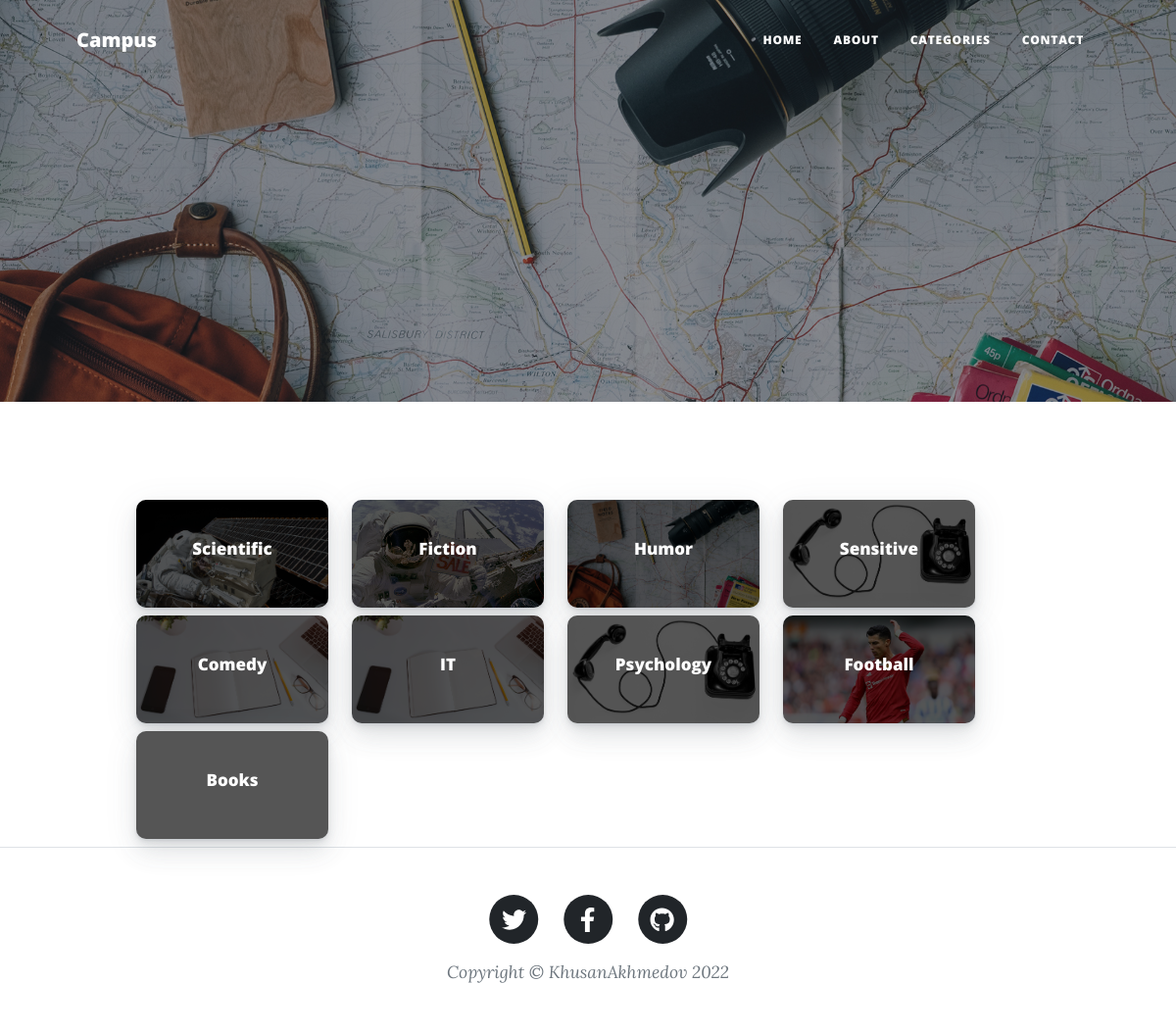
The page /categories/ on the database as committed earlier.
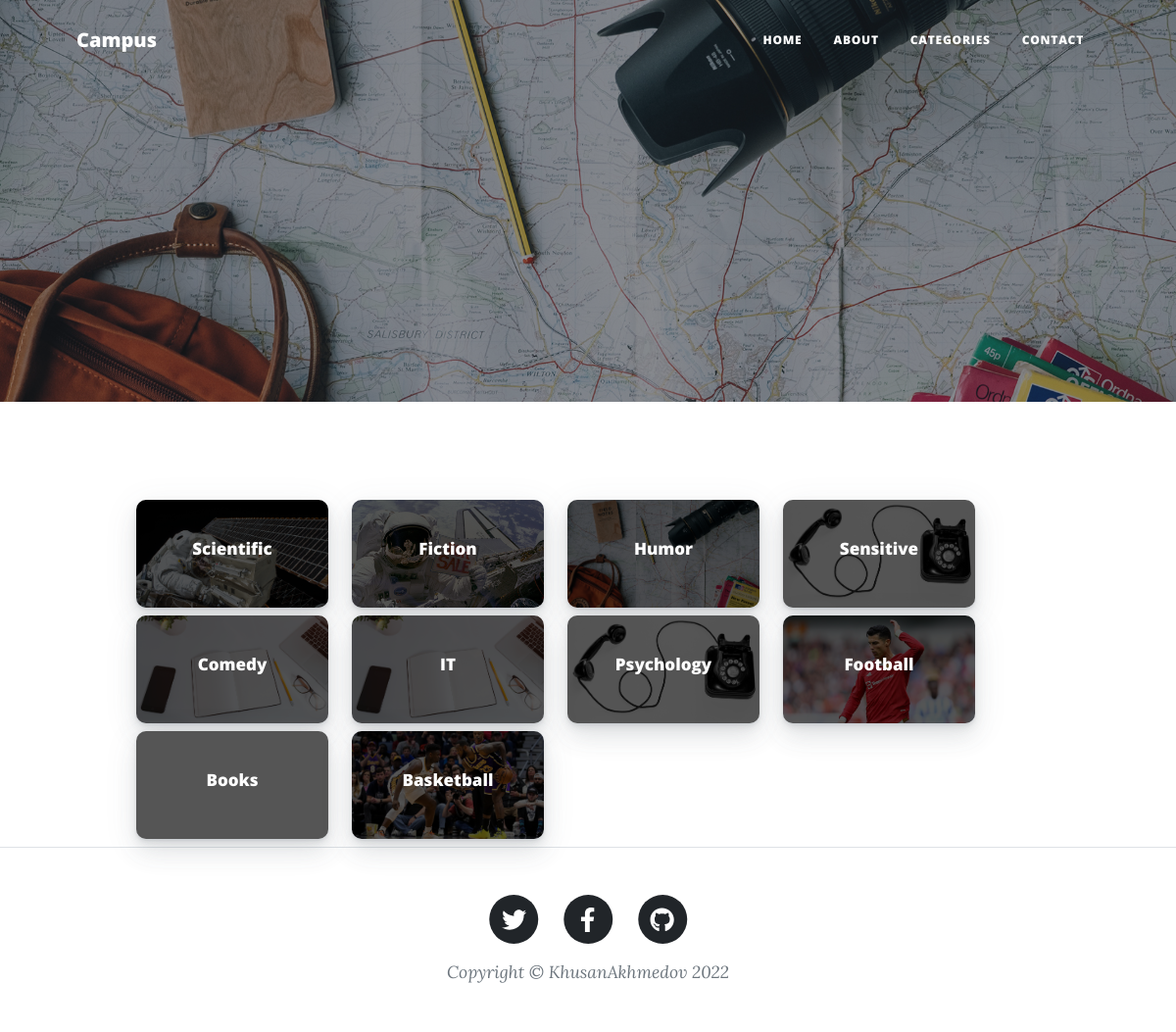
The same page on the database as committed later.
### apps/portfolio/models.py (models this page shows, shortened)
class Category(models.Model):
    class Meta:
        verbose_name = "Category"
        verbose_name_plural = "Category Section"
    name = models.CharField(max_length=100)
    image = models.ImageField()

### apps/portfolio/views.py (the view)
# urls.py: path('categories/', views.category, name='category'),
def category(request):
    categories = models.Category.objects.all()
    context = {
        "categories": categories
    }
    return render(request, 'pages/category_cards.html', context)

### templates/pages/category_cards.html (shortened to what this page needs)
{% extends 'layouts/base.html' %} {% block title %}categories{% endblock title %} {% block content %}
{% load static %}
<header class="masthead" style="background-image: url({% static 'assets/img/about-bg.jpg' %})">
  <div class="container position-relative px-4 px-lg-5">
    <div class="row gx-4 gx-lg-5 justify-content-center">
      <div class="col-md-10 col-lg-8 col-xl-7">
      </div>
    </div>
  </div>
</header>
<div class="col-md-10 card_big" style="transform: translateX(27px);">
  <div class="row">
    {% for cat in categories %}
    <div class="col-xl-3 col-lg-6 card_bg mb-2">
      <div class="card child" style="background-image: url({{ cat.image.url }});">
        <a class="card_link" href="{% url 'blog:category_page' %}?category={{ cat.name }}">
          <div class="card-statistic-3 p-4">
            <div class="row align-items-center mb-2 d-flex">
              <h2 class="text-center pt-3">{{ cat.name }}</h2>
            </div>
          </div>
        </a>
      </div>
    </div>
    {% endfor %}
  </div>
</div>
{% endblock content %}

Rows that differ between the two databases and show on the page:
added Category: image (picture), name "Basketball"
